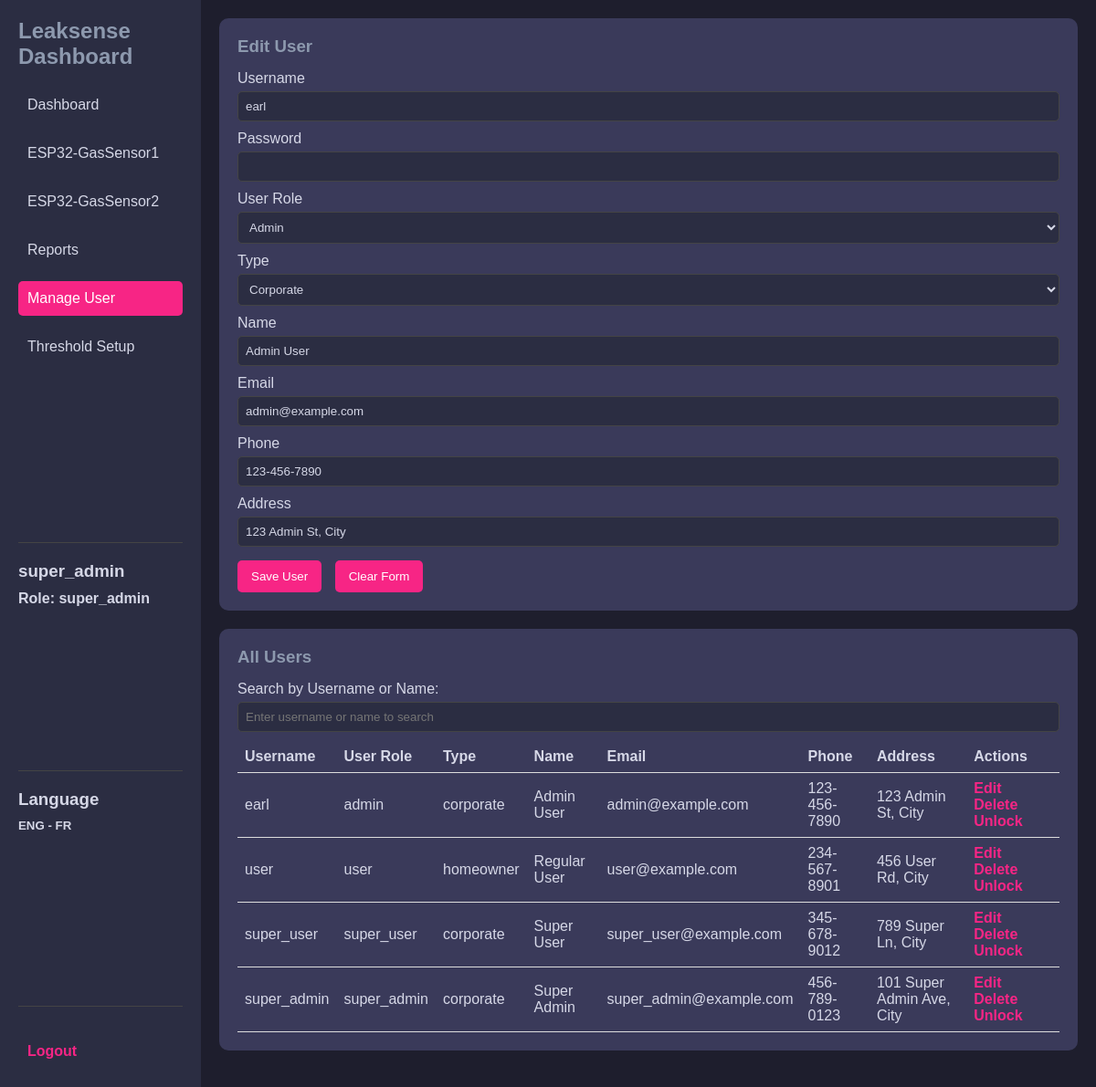
Page /dashboard/manage_user.php?action=edit&username=earl (signed in) on the committed database.
### tables this page shows
CREATE TABLE `user` (
  `userID` int(11) NOT NULL,
  `username` varchar(50) NOT NULL,
  `password` varchar(255) NOT NULL,
  `userrole` enum('admin','user','super_user','super_admin') NOT NULL,
  `type` enum('corporate','homeowner') NOT NULL,
  `name` varchar(100) NOT NULL,
  `email` varchar(100) NOT NULL,
  `phone` varchar(20) DEFAULT NULL,
  `address` varchar(255) DEFAULT NULL,
  `status` tinyint(1) DEFAULT 0,
  `login_attempt` int(11) DEFAULT 0,
  `lockout_until` timestamp NULL DEFAULT NULL,
  `timestamp` timestamp NOT NULL DEFAULT current_timestamp()
);

### dashboard/manage_user.php (the view, shortened to what this page needs)
<?php
include '../db_connection.php';
$username = '';
$userrole = '';
$type = '';
$name = '';
$email = '';
$phone = '';
$address = '';
$action = 'Add User';
if (isset($_GET['action']) && $_GET['action'] === 'edit' && isset($_GET['username'])) {
    $username = $_GET['username'];
    $stmt = $pdo->prepare("SELECT * FROM user WHERE username = :username");
    $stmt->execute(['username' => $username]);
    $user = $stmt->fetch(PDO::FETCH_ASSOC);
    if ($user) {
        $userrole = $user['userrole'];
        $type = $user['type'];
        $name = $user['name'];
        $email = $user['email'];
        $phone = $user['phone'];
        $address = $user['address'];
        $action = 'Edit User';
    }
}
$stmt = $pdo->query("SELECT * FROM user");
$users = $stmt->fetchAll(PDO::FETCH_ASSOC);
?>
<!DOCTYPE html>
<html lang="en">
<head>
</head>
<body>
    <div class="dashboard-container">
        <aside class="sidebar">
            <div>
                <h2>Leaksense Dashboard</h2>
                <nav>
                    <ul>
                        <li><a href="dashboard.php">Dashboard</a></li>
                        <li><a href="gs1.php">ESP32-GasSensor1</a></li>
                        <li><a href="gs2.php">ESP32-GasSensor2</a></li>
                        <li><a href="Reports.php">Reports</a></li>
                        <li><a href="manage_user.php" class="active">Manage User</a></li>
                        <li><a href="Threshold.php">Threshold Setup</a></li>
                    </ul>
                </nav>
            </div>
            <div class="bottom-section">
                <h3><?php echo htmlspecialchars($_SESSION['username']); ?></h3>
                <h4>Role: <?php echo htmlspecialchars($_SESSION['userrole']); ?></h4>
            </div>
            <div class="bottom-section">
                <h3>Language</h3>
                <h5>ENG - FR</h5>
            </div>
            <div class="bottom-section">
                <a href="../logout.php">Logout</a>
            </div>
        </aside>
        <main class="main-dashboard">
            <div class="form-container">
                <h3><?php echo $action; ?></h3>
                <form action="" method="post">
                    <label>Username</label>
                    <input type="text" name="username" value="<?php echo htmlspecialchars($username); ?>" required <?php echo ($action === 'Edit User') ? 'readonly' : ''; ?>>
                    <label>Password</label>
                    <input type="password" name="password" <?php echo ($action === 'Edit User') ? '' : 'required'; ?>>
                    <label>User Role</label>
                    <select name="userrole" required>
                        <option value="admin" <?php echo ($userrole === 'admin') ? 'selected' : ''; ?>>Admin</option>
                    </select>
                    <label>Type</label>
                    <select name="type" required>
                        <option value="corporate" <?php echo ($type === 'corporate') ? 'selected' : ''; ?>>Corporate</option>
                    </select>
                    <label>Name</label>
                    <input type="text" name="name" value="<?php echo htmlspecialchars($name); ?>" required>
                    <label>Email</label>
                    <input type="email" name="email" value="<?php echo htmlspecialchars($email); ?>" required>
                    <label>Phone</label>
                    <input type="text" name="phone" value="<?php echo htmlspecialchars($phone); ?>" required>
                    <label>Address</label>
                    <input type="text" name="address" value="<?php echo htmlspecialchars($address); ?>" required>
                    <div class="button-group">
                        <button type="submit">Save User</button>
                        <button type="reset">Clear Form</button>
                    </div>
                </form>
            </div>
            <div class="table-container">
                <h3>All Users</h3>
                <div class="search-container">
                    <label for="searchInput">Search by Username or Name:</label>
                    <input type="text" id="searchInput" onkeyup="filterUsers()" placeholder="Enter username or name to search">
                </div>
                <table id="userTable">
                    <thead>
                        <tr>
                            <th>Username</th>
                            <th>User Role</th>
                            <th>Type</th>
                            <th>Name</th>
                            <th>Email</th>
                            <th>Phone</th>
                            <th>Address</th>
                            <th>Actions</th>
                        </tr>
                    </thead>
                    <tbody>
                        <?php foreach ($users as $user): ?>
                            <tr>
                                <td><?php echo htmlspecialchars($user["username"]); ?></td>
                                <td><?php echo htmlspecialchars($user["userrole"]); ?></td>
                                <td><?php echo htmlspecialchars($user["type"]); ?></td>
                                <td><?php echo htmlspecialchars($user["name"]); ?></td>
                                <td><?php echo htmlspecialchars($user["email"]); ?></td>
                                <td><?php echo htmlspecialchars($user["phone"]); ?></td>
                                <td><?php echo htmlspecialchars($user["address"]); ?></td>
                                <td class="action-buttons">
                                    <a href="?action=edit&username=<?php echo urlencode($user["username"]); ?>">Edit</a>
                                    <a href="?action=delete&username=<?php echo urlencode($user["username"]); ?>" onclick="return confirm('Are you sure?')">Delete</a>
                                    <a href="?action=unlock&username=<?php echo urlencode($user["username"]); ?>">Unlock</a>
                                </td>
                            </tr>
                        <?php endforeach; ?>
                    </tbody>
                </table>
            </div>
        </main>
    </div>
</body>
</html>

### dashboard/manage_user.php (style rules this page uses)
* { margin: 0; padding: 0; box-sizing: border-box; }
body { font-family: Arial, sans-serif; background-color: #1E1E2D; color: #fff; display: flex; }
.dashboard-container { display: flex; height: 100vh; width: 100%; }
.sidebar { background-color: #2B2D42; width: 220px; padding: 20px; display: flex; flex-direction: column; justify-content: space-between; }
.sidebar h2 { color: #8D99AE; font-size: 1.5em; margin-bottom: 20px; }
.sidebar ul { list-style: none; padding-left: 0; }
.sidebar li { margin-bottom: 15px; }
.sidebar a { text-decoration: none; color: #D6D8E7; font-size: 1em; display: block; padding: 10px; border-radius: 5px; transition: background-color 0.2s; }
.sidebar a:hover, .sidebar a.active { background-color: #F72585; color: #fff; }
.main-dashboard { flex: 1; padding: 20px; overflow-y: auto; }
.form-container, .table-container { background: #3A3A5A; padding: 20px; border-radius: 10px; margin-bottom: 20px; }
h3 { color: #8D99AE; margin-bottom: 15px; }
label { color: #D6D8E7; display: block; margin-top: 10px; }
input, select { width: 100%; padding: 8px; background-color: #2B2D42; color: #D6D8E7; border: 1px solid #444; border-radius: 5px; margin-top: 5px; }
.button-group { margin-top: 15px; }
button { padding: 10px 15px; background-color: #F72585; border: none; border-radius: 5px; color: #fff; cursor: pointer; margin-right: 10px; }
table { width: 100%; color: #D6D8E7; margin-top: 10px; border-collapse: collapse; }
table th, table td { padding: 8px; text-align: left; border-bottom: 1px solid #ddd; }
.action-buttons a { color: #F72585; text-decoration: none; margin-right: 10px; font-weight: bold; }
.bottom-section { border-top: 1px solid #444; padding-top: 20px; color: #D6D8E7; text-align: left; }
.bottom-section h3, .bottom-section h5 { margin-bottom: 10px; color: #D6D8E7; }
.bottom-section a { color: #F72585; text-decoration: none; font-weight: bold; display: inline-block; margin-top: 10px; }

### rows in the picture
user: userrole "Admin", type "Corporate", name "Admin User", email "admin@example.com", phone "123-456-7890", address "123 Admin St, City", username "earl", userrole "admin", type "corporate"
user: username "user", userrole "user", type "homeowner", name "Regular User", email "user@example.com", phone "234-567-8901", address "456 User Rd, City"
user: username "super_user", userrole "super_user", type "corporate", name "Super User", email "super_user@example.com", phone "345-678-9012", address "789 Super Ln, City"
user: username "super_admin", userrole "super_admin", type "corporate", name "Super Admin", email "super_admin@example.com", phone "456-789-0123", address "101 Super Admin Ave, City"

### other values in the picture
$_SESSION['username'] "super_admin"
$_SESSION['userrole'] "super_admin"
$action "Edit User"
